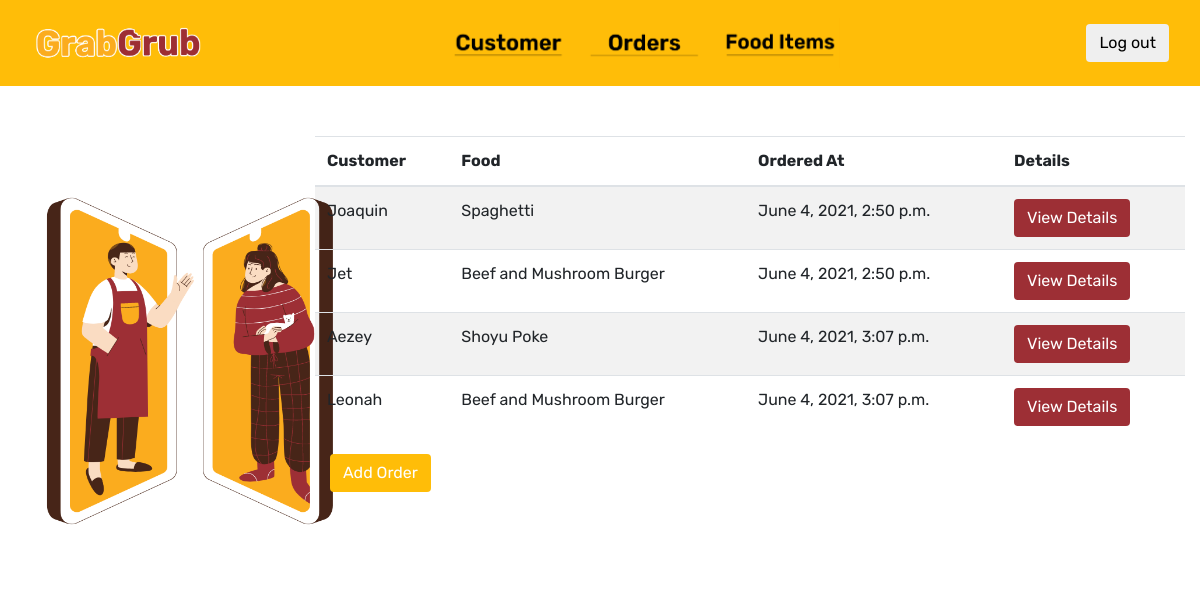
The page /view_orders/ on the database its author committed.
### Kiosk/models.py (models this page shows, shortened)
class Order(models.Model):
    PAYMENT_OPTIONS =(
        ('CASH','Cash'),
        ('CARD','Card')
    )
    food = models.ForeignKey(Food, on_delete=models.CASCADE)
    qty = models.FloatField()
    ordered_at = models.DateTimeField(auto_now=True,blank=True,null=True)
    cust_order = models.ForeignKey(Customer, on_delete=models.CASCADE)
    payment_mode = models.CharField(max_length=4,choices=PAYMENT_OPTIONS)

class Customer(models.Model):
    name = models.CharField(max_length=100)
    address = models.CharField(max_length=300)
    city = models.CharField(max_length=300)

class Food(models.Model):
    name = models.CharField(max_length=300)
    description = models.CharField(max_length=300)
    price = models.FloatField()
    created_at = DateTimeField(auto_now=True,blank=True, null=True)

### Kiosk/views.py (the view)
# urls.py: path('view_orders/', views.view_orders, name='view_orders'),
def view_orders(request):
    order_objects = Order.objects.all()
    return render(request,'view_orders.html', {'orders': order_objects})

### templates/view_orders.html (shortened to what this page needs)
{% extends 'base.html' %}
{% load static %}
{% block content %}
  <div class="container-fluid">
    <div class="row" style="padding-top: 50px;">
        <div class = "col-sm-3">
          <img class= "d-inline-block align-top" src="{% static '/img/orders.png' %}" width="350" height="450" alt="">
        </div>
      <div class="col-lg-9">
        <table class="table table-striped">
          <thead style="white-space: nowrap; overflow: hidden; text-overflow:ellipsis;">
                            <th scope="col"> Customer </th>
                            <th scope="col"> Food </th>
                            <th scope="col"> Ordered At</th>
                            <th scope="col"> Details</th>
                        </thead>
                        <tbody>
                            {% for o in orders %}
                            <tr>
                                <td>{{ o.cust_order.name }}</td>
                                <td> {{o.food.name}}</td>
                                <td>{{ o.ordered_at }}</td>
                                <td> <a href="{% url 'view_details' pk=o.pk %}"><button type="submit" href="#" class="btn btn-maroon">
                                    View Details
                                  </button></a>
                                </td>
                            </tr>
                            {% endfor %}
                        </tbody>
        </table>
        <div class="d-flex">
          <div class=" container">
            <a href="{% url 'add_order' %}" ><button class="btn btn-yellowbtn"> Add Order </button></a>
          </div>
        </div>
      </div>
  </div>
        {% endblock %}

### templates/base.html (shortened to what this page needs)
{% load static %}
<!DOCTYPE html>
<html>
    <head>
        <link rel="stylesheet" href="{% static '/bootstrap/css/bootstrap.css' %}">
        <link rel="stylesheet" href="{% static '/style.css' %}">
        <link href="//maxcdn.bootstrapcdn.com/bootstrap/4.1.1/css/bootstrap.min.css" rel="stylesheet" id="bootstrap-css">
    </head>
    <body>
    {% block navbar %}
        <nav class="navbar navbar-expand-lg navbar-light" style="background-color: #FFBD08 ;">
            <div class="container-fluid">
              <div class="navbar-header">
                <a href="{% url 'view_orders' %}"><img src="{% static '/img/Navigationlogo.png' %}" width="170" height="70" class="d-inline-block align-top" alt=""></a>
              </div>
              <ul class="navbar-nav">
                <li class="nav-item">
                  <a class="nav-link" href="{% url 'view_customers' %}"><img src="{% static '/img/customernavbtn.png' %}" width="120" height="50" class="d-inline-block align-top" alt=""></a>
                </li>
                <li class="nav-item">
                  <a class="nav-link" href="{% url 'view_orders' %}"><img src="{% static '/img/ordernavbtn.png' %}" width="120" height="50" class="d-inline-block align-top" alt=""></a>
                </li>
                <li class="nav-item">
                  <a class="nav-link" href="{% url 'view_food' %}"><img src="{% static '/img/fooditemsnavbtn.png' %}" width="120" height="50" class="d-inline-block align-top" alt=""></a>
                </li>
              </ul>
              <form action="{% url 'login' %}">
                <button class="btn seconary-btn" type="submit"> Log out </button>
              </form>
        {% endblock navbar %}
            </div>
        </nav>
        <div>
            {% block content %}
            {% endblock content %}
        </div>
    </body>
</html>

### Kiosk/static/style.css (style rules this page uses)
* { font-family: 'Rubik', sans-serif; }
:root { --input-padding-x: 1.5rem; --input-padding-y: 0.75rem; }
.btn-yellowbtn { color: white; background-color: #FFBD08; border-color: #FFBD08; }
.btn-maroon { color: #fff; background-color: #9D2F35; border-color: #9D2F35; }
body { background-color: #25274d; }

### rows shown on the page
Order: cust_order.name "Joaquin", food.name "Spaghetti", ordered_at "June 4, 2021, 2:50 p.m."
Order: cust_order.name "Jet", food.name "Beef and Mushroom Burger", ordered_at "June 4, 2021, 2:50 p.m."
Order: cust_order.name "Aezey", food.name "Shoyu Poke", ordered_at "June 4, 2021, 3:07 p.m."
Order: cust_order.name "Leonah", food.name "Beef and Mushroom Burger", ordered_at "June 4, 2021, 3:07 p.m."
